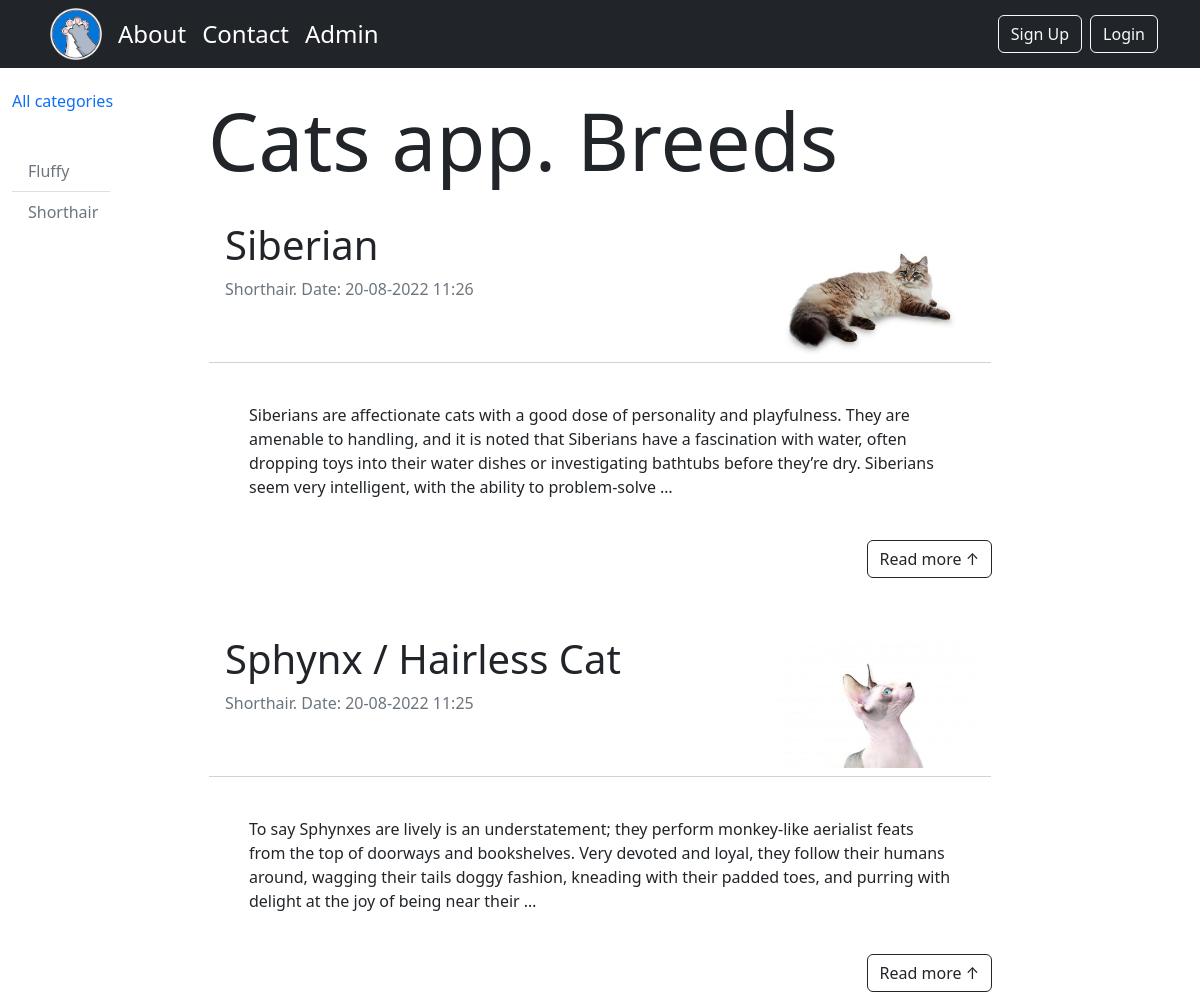
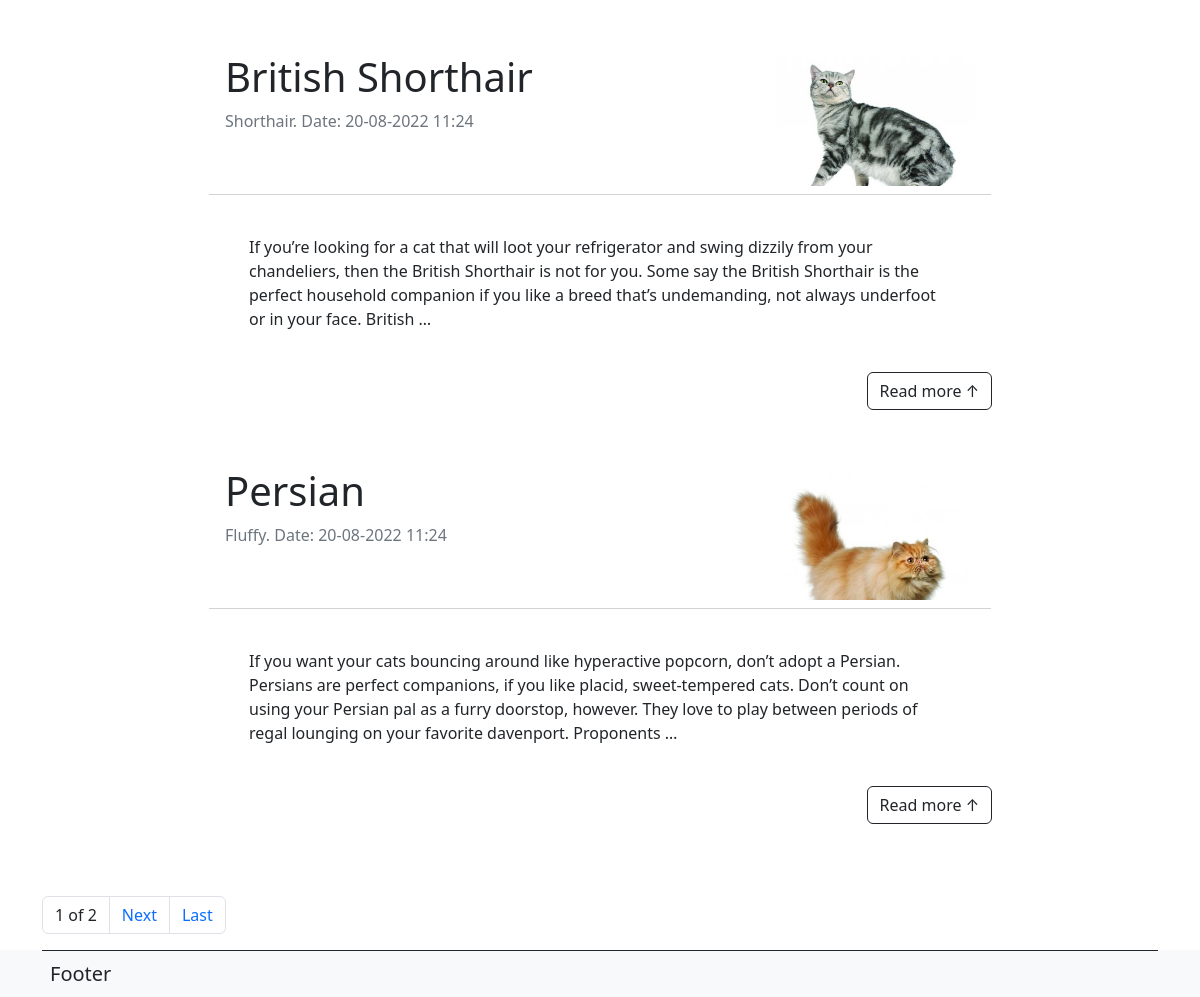
The app's page /, older data (2 pictures, top to bottom).
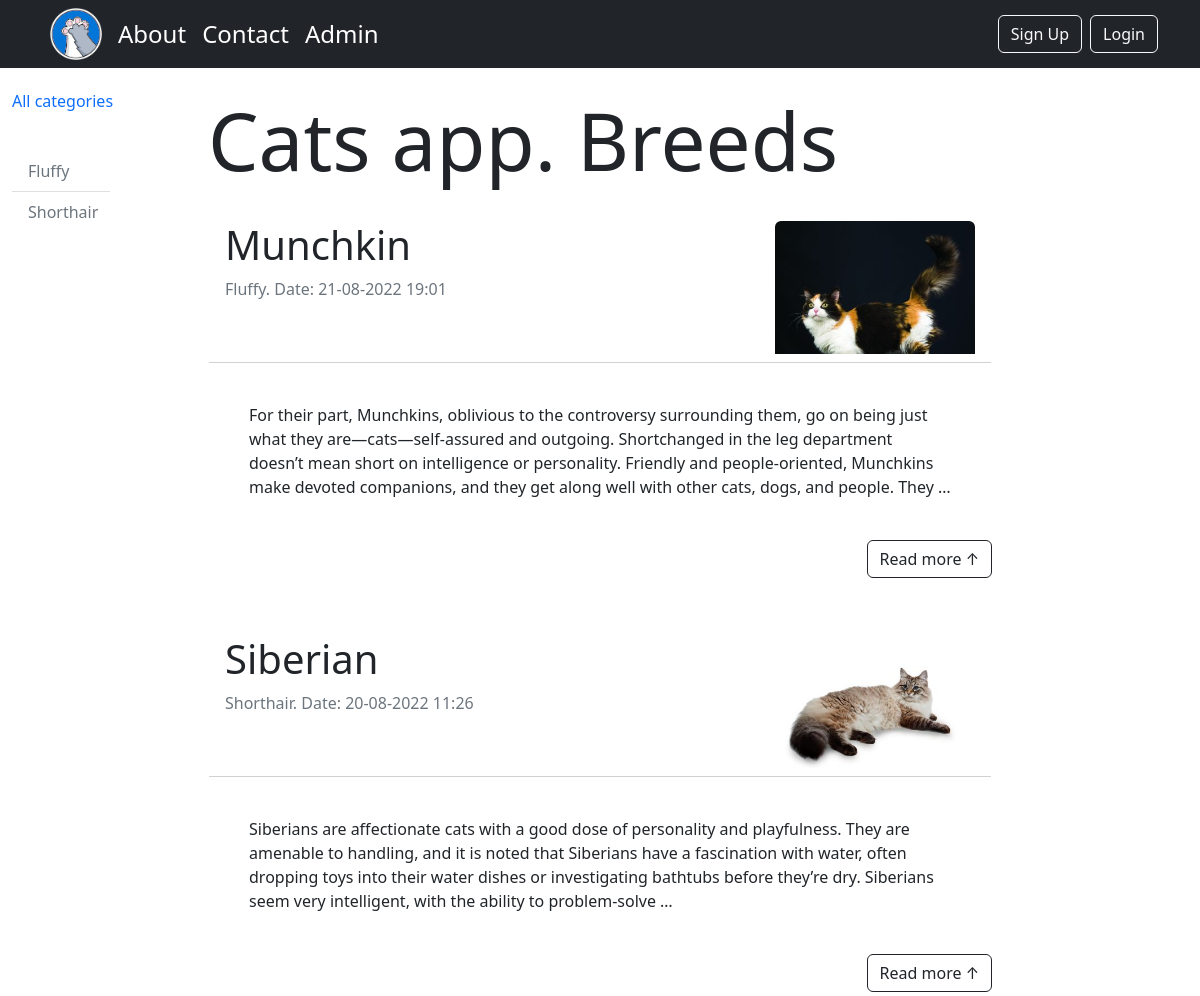
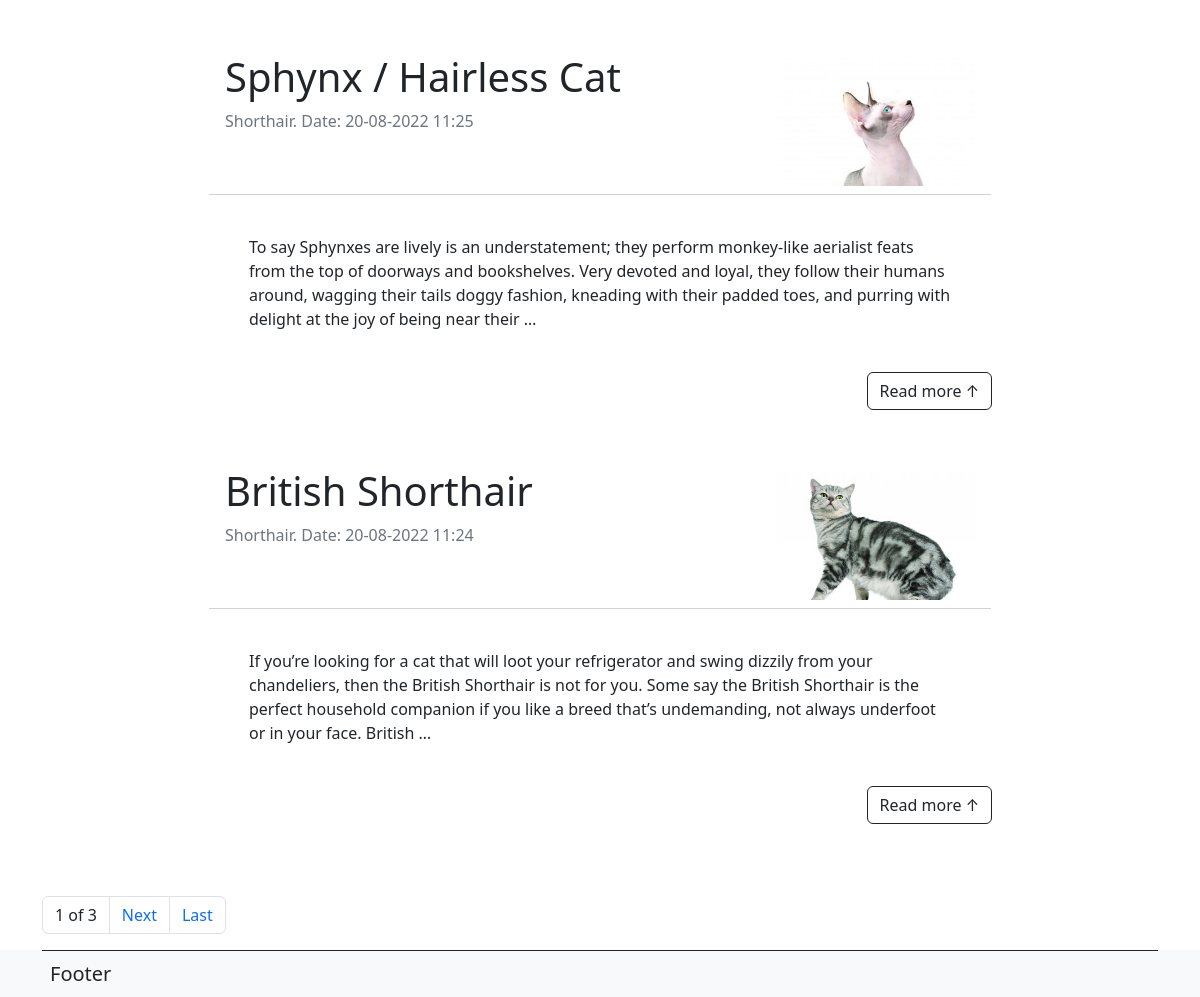
The same page, newer data (2 pictures, top to bottom).
### cats/models.py (models this page shows, shortened)
class Category(models.Model):
    name = models.CharField(max_length=100, db_index=True)
    slug = models.SlugField(max_length=255, unique=True, db_index=True, verbose_name='URL')
    def __str__(self):
        return self.name
    def get_absolute_url(self):
        return reverse('category', kwargs={'cat_slug': self.slug})
    class Meta:
        verbose_name = 'Категория'
        verbose_name_plural = 'Категории котов'
        ordering = ['name']

class Breeds(models.Model):
    title = models.CharField(max_length=255)
    slug = models.SlugField(max_length=255, unique=True, db_index=True, verbose_name='URL')
    content = models.TextField(blank=True)
    photo = models.ImageField(upload_to='photos/%Y/%m/%d/')
    time_create = models.DateTimeField(auto_now_add=True, verbose_name='date')
    time_update = models.DateTimeField(auto_now=True)
    is_published = models.BooleanField(default=True)
    category = models.ForeignKey('Category', on_delete=models.PROTECT)
    def get_absolute_url(self):
        return reverse('post', kwargs={'post_slug': self.slug})
    class Meta:
        verbose_name = 'Кот-котик'
        verbose_name_plural = 'Коты-котики'
        ordering = ['-time_create', 'title']

### cats/views.py (the view)
# urls.py: path('', BreedsHome.as_view(), name='home'),
class BreedsHome(DataMixin, ListView):
    model = Breeds
    template_name = 'cats/index.html'
    context_object_name = 'posts'
    def get_context_data(self, *, object_list=None, **kwargs):
        context = super().get_context_data(**kwargs)
        c_def = self.get_user_context(title='Cats app. Breeds')
        return dict(list(context.items()) + list(c_def.items()))
    def get_queryset(self):
        return Breeds.objects.filter(is_published=True)

### cats/utils.py (called while the page is built)
    def get_user_context(self, **kwargs):
        context = kwargs
        cats = Category.objects.annotate(Count('breeds'))
        context['cats'] = cats
        user_menu = menu.copy()
        if not self.request.user.is_authenticated:
            user_menu.pop(1)
        context['menu'] = user_menu
        if 'cat_selected' not in context:
            context['cat_selected'] = 0
        return context

### cats/templates/cats/index.html
{% extends 'cats/base.html' %}
{% load cats_tags %}
{% block content %}
<h1 class="display-1 pt-4">{{ title }}</h1>
{% for p in posts %}
<div class="card mt-4 border-white">
    <div class="card-header bg-white">
        <div class="row">
            <div class="col-md-9">
                <h2 class="fs-1">{{ p.title }}</h2>
                <p class="text-secondary">{{ p.category }}. Date: {{ p.time_update| date:"d-m-Y H:i" }}</p>
            </div>
            <div class="col-md-3">
                {% if p.photo %}
                <div class="img_wrap float-end">
                    <img src="{{ p.photo.url }}" alt="{{ p.title }}"
                         class="figure-img img-fluid rounded">
                </div>
                {% endif %}
            </div>
        </div>
    </div>
    <div class="card-body m-4"><p class="card-text">{{ p.content | truncatewords:50}}</p></div>
</div>
<div class="d-grid d-md-flex justify-content-md-end pb-4">
    <a class="btn btn-outline-dark" href="{{ p.get_absolute_url }}">Read more &#8593</a>
</div>
{% endfor %}
{% endblock %}

### cats/templates/cats/base.html (shortened to what this page needs)
{% load cats_tags %}
<!DOCTYPE html>
<html lang="en">
<head>
    <link href="https://cdn.jsdelivr.net/npm/bootstrap@5.2.0/dist/css/bootstrap.min.css" rel="stylesheet"
>
</head>
<body class="d-flex flex-column min-vh-100">
{% block mainmenu %}
<nav class="navbar navbar-expand-lg bg-dark text-white navbar-white">
    <div class="container">
        {% load static %}
        {% for m in menu %}
        {% if m.title == 'Main' %}
        <a href="{% url m.url_name %}"><img src="{% static 'cats/images/paws.png' %}" alt="paws" height="52px"
                                            class="pe-2 ps-2 nav_hover"></a>
        {% else %}
        <a class='nav-link fs-4 p-2 nav_hover' href="{% url m.url_name %}">{{ m.title }}</a>
        {% endif %}
        {% endfor %}
        {% if not user.is_authenticated %}
        <a class='ms-auto btn btn-outline-light' href="{% url 'register' %}">Sign Up</a>
        <a class='ms-2 btn btn-outline-light' href="{% url 'login' %}">Login</a>
        {% else %}
        <span class='ms-auto text-white pe-2'>{{ user.username }} </span>
        <a class='ms-2 btn btn-outline-light' href="{% url 'logout' %}">Log Out</a>
        {% endif %}
    </div>
</nav>
{% endblock mainmenu %}
<div class="container-fluid">
    <div class="d-flex justify-content-start">
        <aside class="col-md-2 sticky-xl-top text-muted align-self-start">
            {% if cat_selected == 0 %}
            <h2 class="h6 pt-4 pb-3 mb-4 sidebar_hover"><a href="{% url 'home' %}" class="text-primary " style="text-decoration: none">All
                categories</a></h2>
            {% else %}
            <h2 class="h6 pt-4 pb-3 mb-4 sidebar_hover"><a href="{% url 'home' %}" class="text-secondary" style="text-decoration: none">All
                categories</a></h2>
            {% endif%}
            <ul class="list-group list-group-flush">
                {% for c in cats %}
                {% if c.breeds__count > 0 %}
                {% if c.pk == cat_selected %}
                <a href="{{ c.get_absolute_url }}" class="list-group-item col-md-6 text-primary sidebar_hover">{{ c.name }}</a>
                {% else %}
                <a href="{{ c.get_absolute_url }}" class="list-group-item col-md-6 text-secondary sidebar_hover">{{ c.name }}</a>
                {% endif %}
                {% endif %}
                {% endfor %}
            </ul>
        </aside>
        <div class="col-md-8">
            {% block content%}
            {% endblock %}
        </div>
    </div>
</div>
{% if page_obj.has_other_pages %}
<div class="container pt-5">
    <ul class="pagination">
        <li class="page-item"><a href="" class="page-link disabled text-dark">{{ page_obj.number}} of
            {{ page_obj.paginator.num_pages }}</a></li>
        {% if page_obj.has_next %}
        <li class="page-item"><a class="page-link" href="?page={{ page_obj.next_page_number }}">Next</a></li>
        <li class="page-item"><a class="page-link" href="?page={{ page_obj.paginator.num_pages }}">Last</a></li>
        {% endif %}
    </ul>
</div>
{% endif %}
<footer class="mt-auto bg-light">
    <div class="container ">
        <div class="border-top p-2 border-dark">
            <span class="fs-5">Footer</span>
        </div>
    </div>
</footer>
</body>
</html>

Row changes from the older to the newer data that the page shows:
no longer on this page (row unchanged): Breeds: title "Persian", category "Fluffy", time_update "20-08-2022 11:24", photo (picture), content "If you want your cats bouncing around like hyperactive popcorn, don’t adopt a Persian. Persians are perfect companions, if you like placid, sweet-tempered cats. Don’t count on using your Persian pal as a furry doorstop, however. They love to play between periods of regal lounging on your favorite davenport. Proponents …"
added Breeds: title "Munchkin", category "Fluffy", time_update "21-08-2022 19:01", photo (picture), content "For their part, Munchkins, oblivious to the controversy surrounding them, go on being just what they are—cats—self-assured and outgoing. Shortchanged in the leg department doesn’t mean short on intelligence or personality. Friendly and people-oriented, Munchkins make devoted companions, and they get along well with other cats, dogs, and people. They …"
Text that changed along with them:
{{ page_obj.paginator.num_pages }}: "2" → "3"
